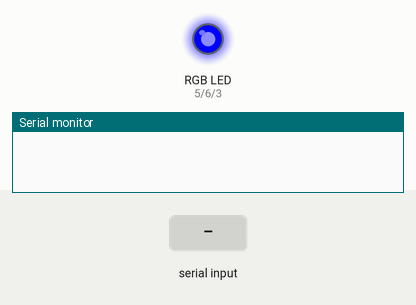
Simulated run of this sketch. Board: Arduino Uno, built with avr-gcc and run on an emulated ATmega328P. Parts: an RGB LED mixed from three pins (HIGH = lit), the last lines printed to the serial monitor. Inputs (shaded band) come from the test bench. Dim RGB values are drawn brighter than linear.

Above: at 1.25 s.
1.3 s: "s90\n" received over Serial
At 1.9 s:
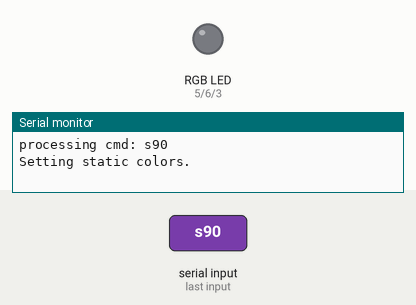
2.8 s: "s,45\n" received over Serial
At 3.1 s:
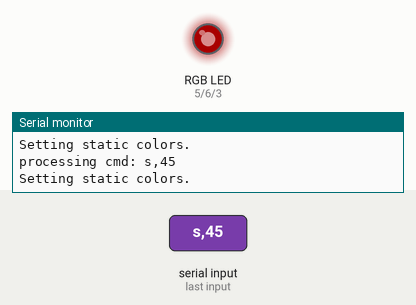
4.3 s: "r90\n" received over Serial
At 6.4 s:
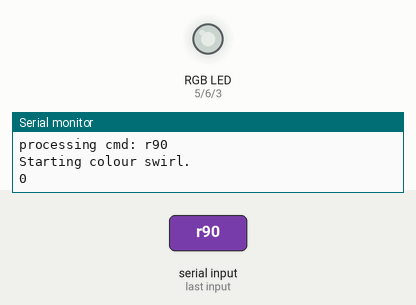
7.3 s: "r,45\n" received over Serial
Timing chart, 0 to 23.1 s (numbered marks = the images above; inputs shaded):
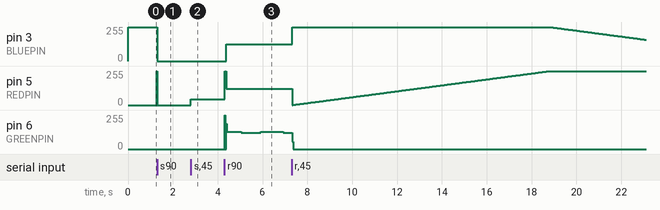

Measured:
- after the input at 1.3 s, pin 3 (BLUEPIN): 255/255 → 0/255 after 0.00 s instead of 1.3 s; pin 5 (REDPIN): 255/255 → 0/255 at once; pin 6 (GREENPIN): stays 0/255 (without the input it goes to 47/255 after 1.5 s)
- after the input at 2.8 s, pin 5 (REDPIN): 0/255 → 45/255 at once
- after the input at 4.3 s, pin 3 (BLUEPIN): 0/255 → 125/255 after 0.07 s; pin 5 (REDPIN): 45/255 → 123/255 at once; pin 6 (GREENPIN): 0/255 → 129/255 at once, → 123/255 0.73 s later, → 129/255 0.88 s later, → 123/255 1.0 s later

The sketch:

rgb_led_controller.ino
```cpp
// TODO add eeprom support.

#define REDPIN 5
#define GREENPIN 6
#define BLUEPIN 3

// the global cmd buffer used to store a cmd untill all of it is received and processed :)
String buf = "";

// the current active effect.
//  0 = swirl
//  1 = static
int RGB_MODE = 0;

int RED_VAL = 0;
int GREEN_VAL = 0;
int BLUE_VAL = 255;

// the values represent the state of the swirl effect other than rgb values.
int SWIRL_DELAY = 5;
// im creating this flag cause i have to first increase then decrease so yeah.
bool swirl_flag = false;

// Generally, you should use "unsigned long" for variables that hold time
// The value will quickly become too large for an int to store
unsigned long previousMillis = 0; // will store last time LED was updated

void setup()
{
    pinMode(REDPIN, OUTPUT);
    pinMode(GREENPIN, OUTPUT);
    pinMode(BLUEPIN, OUTPUT);
    analogWrite(REDPIN, RED_VAL);
    analogWrite(GREENPIN, GREEN_VAL);
    analogWrite(BLUEPIN, BLUE_VAL);
    Serial.begin(9600);
    buf.reserve(13);
}

void loop()
{
    if (Serial.available() > 0)
    {
        char c = Serial.read();
        if (c == '\n')
        {
            Serial.print("processing cmd: ");
            Serial.println(buf);
            // first char is what mode to use.
            char mode = buf.charAt(0);
            if (mode == 's')
            {
                Serial.println("Setting static colors.");
                // set the rgb mode so that effect related stuff doesnt run.
                RGB_MODE = 1;
                // convert string slice to int for required clr value and set the pin.
                buf.remove(0, 2);
                RED_VAL = buf.toInt();
                analogWrite(REDPIN, RED_VAL);
                buf.remove(0, 4);
                GREEN_VAL = buf.toInt();
                analogWrite(GREENPIN, GREEN_VAL);
                buf.remove(0, 4);
                BLUE_VAL = buf.toInt();
                analogWrite(BLUEPIN, BLUE_VAL);
            }
            else if (mode == 'r')
            {
                Serial.println("Starting colour swirl.");
                RGB_MODE = 0;
                buf.remove(0, 2);
                SWIRL_DELAY = buf.toInt();
                set_swirl_inital_state();
                Serial.println(SWIRL_DELAY);
            }
            else
            {
                Serial.println("Unsupported cmd");
            }
            // reset the buffer cause need to wait for new cmd now!
            buf = "";
        }
        else
        {
            buf += c;
        }
    }

    // dont really need to run animation if effect is static.
    if (RGB_MODE != 1)
    {
        unsigned long currentMillis = millis();

        // Calculate the time elapsed since the last change
        // if its longer than delay then the animation function is called to update the state.
        if ((currentMillis - previousMillis) >= SWIRL_DELAY)
        {
            // Save the current time for the next iteration
            previousMillis = currentMillis;
            swirl();
        }
    }
}

void set_swirl_inital_state()
{
    RED_VAL = 0;
    GREEN_VAL = 0;
    BLUE_VAL = 255;
    analogWrite(REDPIN, RED_VAL);
    analogWrite(GREENPIN, GREEN_VAL);
    analogWrite(BLUEPIN, BLUE_VAL);
    swirl_flag = false;
    analogWrite(BLUEPIN, BLUE_VAL);
}

// modified from https://learn.adafruit.com/rgb-led-strips/arduino-code
void swirl()
{
    // first check which part of the animation needs to be run
    if (!swirl_flag)
    {
        //  fade from blue to violet
        if (RED_VAL < 255)
        {
            RED_VAL++;
            analogWrite(REDPIN, RED_VAL);
            return;
        }
        // fade from violet to red
        if (BLUE_VAL > 0)
        {
            BLUE_VAL--;
            analogWrite(BLUEPIN, BLUE_VAL);
            return;
        }
        // fade from red to yellow
        if (GREEN_VAL < 255)
        {
            GREEN_VAL++;
            analogWrite(GREENPIN, GREEN_VAL);
            return;
        }
    }
    else
    {
        if (RED_VAL > 0)
        {
            RED_VAL--;
            analogWrite(REDPIN, RED_VAL);
            return;
        }
        // fade from green to teal
        if (BLUE_VAL < 255)
        {
            BLUE_VAL++;
            analogWrite(BLUEPIN, BLUE_VAL);
            return;
        }
        // fade from teal to blue
        if (GREEN_VAL > 0)
        {
            GREEN_VAL--;
            analogWrite(GREENPIN, GREEN_VAL);
            return;
        }
    }
    // if we reached here then one half of animation is done
    // and swirl flag needs to be flipped since none of the returns were called.
    swirl_flag = !swirl_flag;
}

// prints all the RGB clr values to Serial.
//  void print_clr_vals() {
//    Serial.print("RED: ");
//    Serial.print(RED_VAL);
//    Serial.print(" GREEN: ");
//    Serial.print(GREEN_VAL);
//    Serial.print(" BLUE: ");
//    Serial.print(BLUE_VAL);
//    Serial.println();
//  }
```
